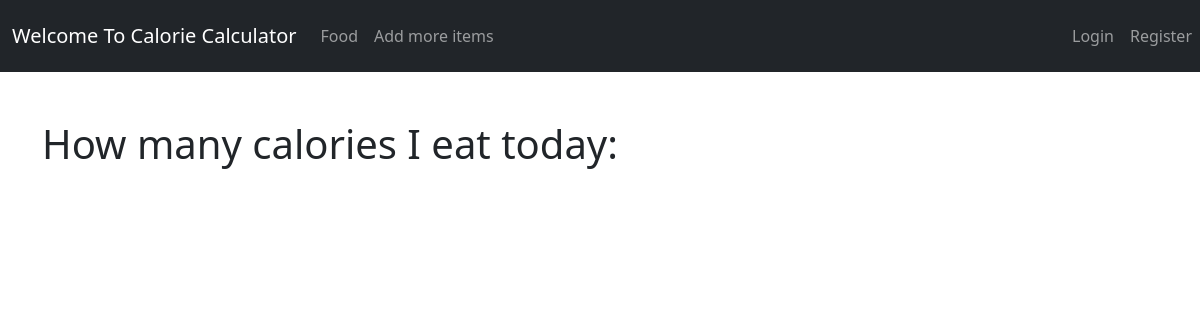
Page /history/ on the earlier database version.
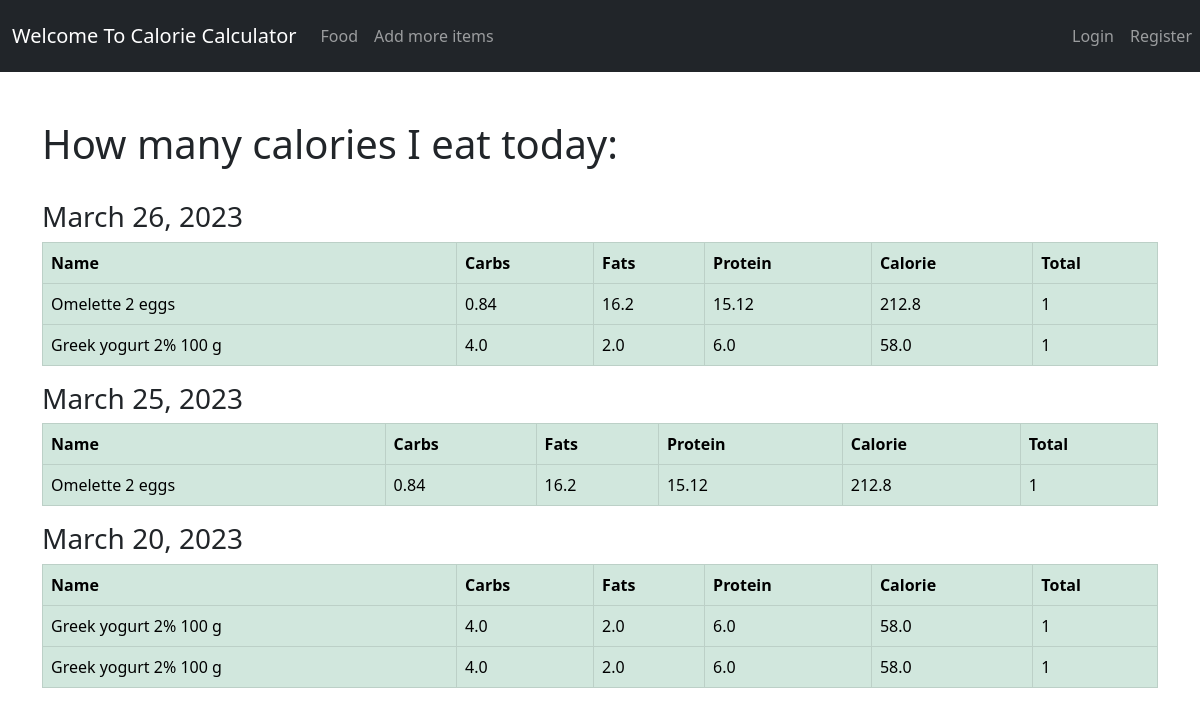
Same page on the later database version.
### user_calc/models.py (models this page shows, shortened)
class FoodInADay(models.Model):
    name = models.CharField(max_length=200)
    carbohydrate = models.FloatField()
    category = models.ForeignKey(Category, on_delete=models.CASCADE)
    fats = models.FloatField()
    protein = models.FloatField()
    calorie = models.FloatField(default=0, blank=True)
    quantity = models.IntegerField(default=1, null=True, blank=True)
    date = models.DateField(default=datetime.datetime.today)

### user_calc/views.py (the view)
# urls.py: path('history/', views.generate_calorie_history, name='history'),
def generate_calorie_history(request):
    items = History.objects.all()
    full_history = []
    full_history_with_date= {}
    for itemFood in items:
        item = itemFood.foodInADayId
        if item.date not in full_history_with_date:
            full_history_with_date[item.date] = []
        full_history_with_date[item.date].append(item)
    sorted_dictionary = {key: value for key, value in sorted(full_history_with_date.items(), reverse=True)}
    context = {
        "full_history_with_date": sorted_dictionary,
    }
    return render(request, 'user_calc/history.html', context)

### templates/user_calc/history.html
{% extends 'base.html' %}
{% load static %}
{% block content %}
    <div class="flex-box-row">
        <h1>How many calories I eat today:</h1>
        <br>
        {% for day, food in full_history_with_date.items %}
            <table class="table table-succes table-success table-hover table-bordered">
            <h3>{{ day }}</h3>
            <tr>
                <th>Name</th>
                <th>Carbs</th>
                <th>Fats</th>
                <th>Protein</th>
                <th>Calorie</th>
                <th>Total</th>
            </tr>
            {% for items in food %}
                <tr>
                    <td>{{ items.name }} </td>
                    <td>{{ items.carbohydrate }} </td>
                    <td>{{ items.fats }} </td>
                    <td>{{ items.protein }} </td>
                    <td>{{ items.calorie }} </td>
                    <td>{{ items.quantity }} </td>
                </tr>
            {% endfor %}
        </table>
        {% endfor %}
    </div>
    <br>
    </div>
{% endblock %}

Differences in the rows shown:
added FoodInADay: date "March 26, 2023", name "Omelette 2 eggs", carbohydrate "0.84", fats "16.2", protein "15.12", calorie "212.8", quantity "1"
added FoodInADay: name "Greek yogurt 2% 100 g", carbohydrate "4.0", fats "2.0", protein "6.0", calorie "58.0", quantity "1", shown under "March 26, 2023"
added FoodInADay: date "March 25, 2023", name "Omelette 2 eggs", carbohydrate "0.84", fats "16.2", protein "15.12", calorie "212.8", quantity "1"
added FoodInADay: date "March 20, 2023", name "Greek yogurt 2% 100 g", carbohydrate "4.0", fats "2.0", protein "6.0", calorie "58.0", quantity "1"
added FoodInADay: name "Greek yogurt 2% 100 g", carbohydrate "4.0", fats "2.0", protein "6.0", calorie "58.0", quantity "1", shown under "March 20, 2023"
